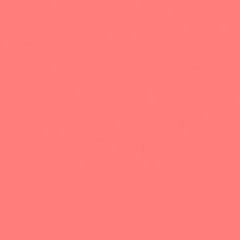
#> input picture data/stego_samples/stego_0000_test_transparent.png, 80 x 80 px (shown 3 times larger); its folder holds only this picture in this run
$ python -i jpeg_ghost_analyzer.py   (imports and definitions only)
#> lines starting #> are read from the running program, lines starting #| are printed output that depends on the picture
import numpy as np
from PIL import Image
import cv2
from scipy.special import expit


class JPEGGhostAnalyzer:
    """
    Advanced blockwise JPEG ghost forensic analyzer.
    Detects double-compression and localized recompression inconsistencies.
    """

    def __init__(self):
        self.test_qualities = [60, 70, 80, 85, 90, 95, 100]

    def _block_irregularity(self, diff_map, block=16):
        h, w = diff_map.shape
        vals = []

        for y in range(0, h - block, block):
            for x in range(0, w - block, block):
                roi = diff_map[y:y+block, x:x+block]
                vals.append(np.mean(roi))

        return np.std(vals) if vals else 0.0

    def analyze(self, image_path) -> dict:
        try:
            img = Image.open(image_path).convert('RGB')
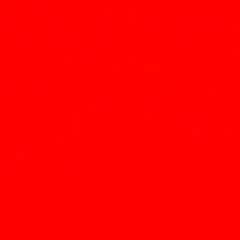
#> img: PIL image 80x80 RGB (shown 3 times larger); mean R, G, B 254.6, 0.4, 0.4
            original = np.array(img).astype(np.float32)

            min_global_mae = float('inf')
            best_q = 0
            best_diff_map = None

            for q in self.test_qualities:
                encode_param = [int(cv2.IMWRITE_JPEG_QUALITY), q]
                _, encoded_img = cv2.imencode('.jpg', cv2.cvtColor(original.astype(np.uint8), cv2.COLOR_RGB2BGR), encode_param)
#> encoded_img = 729 values, max 255 at index 0, min 0 at index 4, mean 88.39
                decoded_img = cv2.imdecode(encoded_img, 1)
                decoded_img = cv2.cvtColor(decoded_img, cv2.COLOR_BGR2RGB).astype(np.float32)

                abs_diff = np.mean(np.abs(original - decoded_img), axis=2)
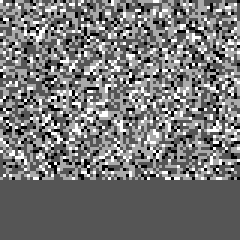
#> abs_diff: shape (80, 80) float32 (shown 3 times larger); min 0, max 1, mean 0.462
                global_mae = np.mean(abs_diff)
#> global_mae = 0.462

                if global_mae < min_global_mae:
                    min_global_mae = global_mae
#> min_global_mae = 0.462
                    best_q = q
                    best_diff_map = abs_diff

            # Blockwise recompression irregularity
            block_irregularity = self._block_irregularity(best_diff_map, block=16)
#> in _block_irregularity, `h, w = diff_map.shape`: h = 80
#> after the loop in _block_irregularity, `for y in range(0, h - block, block):`: vals = [0.46, 0.367, 0.372, 0.382, 0.426, 0.421, 0.375, 0.396, 0.44, 0.337, 0.404, 0.362, 0.393, 0.349, 0.371, 0.365]
#> block_irregularity = 0.0328
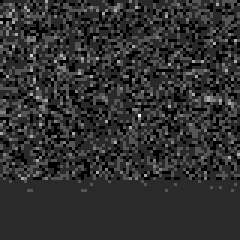
#> best_diff_map: shape (80, 80) float32 (shown 3 times larger); min 0, max 2, mean 0.377; drawn with min black and max white

            # Hotspot intensity
            hotspot_score_raw = np.percentile(best_diff_map, 95) - np.percentile(best_diff_map, 50)
#> hotspot_score_raw = 0.333

            # Adaptive anomaly scoring
            mae_score = float(expit((min_global_mae - 1.5) * 2.0) * 100)
#> mae_score = 9.57
            irregularity_score = float(expit((block_irregularity - 0.8) * 3.0) * 100)
#> irregularity_score = 9.1
            hotspot_score = float(expit((hotspot_score_raw - 1.2) * 2.5) * 100)
#> hotspot_score = 10.28

            # unusual best fit quality can also indicate prior compression mismatch
            quality_score = float((1 - min(abs(best_q - 95) / 35, 1.0)) * 100)

            suspicion_score = (
                mae_score * 0.30 +
                irregularity_score * 0.30 +
                hotspot_score * 0.25 +
                quality_score * 0.15
            )
#> suspicion_score = 21.03

            confidence = 100 - np.std([mae_score, irregularity_score, hotspot_score, quality_score])
#> confidence = 67.06

            return {
                "best_fit_quality": int(best_q),
                "min_global_mae": round(float(min_global_mae), 4),
                "block_irregularity": round(float(block_irregularity), 4),
                "ghost_hotspot_intensity": round(float(hotspot_score_raw), 4),

                "mae_score": round(mae_score, 2),
                "block_irregularity_score": round(irregularity_score, 2),
                "ghost_hotspot_score": round(hotspot_score, 2),
                "quality_anomaly_score": round(quality_score, 2),

                "jpeg_ghost_confidence": round(float(max(min(confidence, 100), 0)), 2),
                "suspicion_score": round(float(min(suspicion_score, 100)), 2),
                "method": "Advanced JPEG Ghost Analysis"
            }

        except Exception as e:
            return {"error": str(e), "suspicion_score": 0.0}

>>> result = JPEGGhostAnalyzer().analyze('../../data/stego_samples/stego_0000_test_transparent.png')
#> result = 11 items
